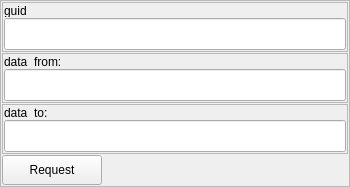
                <widget class="QFrame" name="frame_119">
                 <property name="minimumSize">
                  <size>
                   <width>350</width>
                   <height>0</height>
                  </size>
                 </property>
                 <property name="maximumSize">
                  <size>
                   <width>350</width>
                   <height>16777215</height>
                  </size>
                 </property>
                 <property name="frameShape">
                  <enum>QFrame::StyledPanel</enum>
                 </property>
                 <property name="frameShadow">
                  <enum>QFrame::Raised</enum>
                 </property>
                 <layout class="QVBoxLayout" name="verticalLayout_86">
                  <property name="spacing">
                   <number>1</number>
                  </property>
                  <property name="leftMargin">
                   <number>1</number>
                  </property>
                  <property name="topMargin">
                   <number>1</number>
                  </property>
                  <property name="rightMargin">
                   <number>1</number>
                  </property>
                  <property name="bottomMargin">
                   <number>1</number>
                  </property>
                  <item>
                   <widget class="QFrame" name="frame_120">
                    <property name="minimumSize">
                     <size>
                      <width>0</width>
                      <height>50</height>
                     </size>
                    </property>
                    <property name="maximumSize">
                     <size>
                      <width>16777215</width>
                      <height>50</height>
                     </size>
                    </property>
                    <property name="frameShape">
                     <enum>QFrame::StyledPanel</enum>
                    </property>
                    <property name="frameShadow">
                     <enum>QFrame::Raised</enum>
                    </property>
                    <layout class="QVBoxLayout" name="verticalLayout_88">
                     <property name="spacing">
                      <number>1</number>
                     </property>
                     <property name="leftMargin">
                      <number>1</number>
                     </property>
                     <property name="topMargin">
                      <number>1</number>
                     </property>
                     <property name="rightMargin">
                      <number>1</number>
                     </property>
                     <property name="bottomMargin">
                      <number>1</number>
                     </property>
                     <item>
                      <widget class="QLabel" name="label_65">
                       <property name="minimumSize">
                        <size>
                         <width>0</width>
                         <height>13</height>
                        </size>
                       </property>
                       <property name="maximumSize">
                        <size>
                         <width>16777215</width>
                         <height>13</height>
                        </size>
                       </property>
                       <property name="text">
                        <string>guid</string>
                       </property>
                      </widget>
                     </item>
                     <item>
                      <widget class="QLineEdit" name="guid_RequestCompanyTransaction">
                       <property name="minimumSize">
                        <size>
                         <width>0</width>
                         <height>32</height>
                        </size>
                       </property>
                      </widget>
                     </item>
                    </layout>
                   </widget>
                  </item>
                  <item>
                   <widget class="QFrame" name="frame_121">
                    <property name="minimumSize">
                     <size>
                      <width>0</width>
                      <height>50</height>
                     </size>
                    </property>
                    <property name="maximumSize">
                     <size>
                      <width>16777215</width>
                      <height>50</height>
                     </size>
                    </property>
                    <property name="frameShape">
                     <enum>QFrame::StyledPanel</enum>
                    </property>
                    <property name="frameShadow">
                     <enum>QFrame::Raised</enum>
                    </property>
                    <layout class="QVBoxLayout" name="verticalLayout_89">
                     <property name="spacing">
                      <number>1</number>
                     </property>
                     <property name="leftMargin">
                      <number>1</number>
                     </property>
                     <property name="topMargin">
                      <number>1</number>
                     </property>
                     <property name="rightMargin">
                      <number>1</number>
                     </property>
                     <property name="bottomMargin">
                      <number>1</number>
                     </property>
                     <item>
                      <widget class="QLabel" name="label_68">
                       <property name="minimumSize">
                        <size>
                         <width>0</width>
                         <height>13</height>
                        </size>
                       </property>
                       <property name="maximumSize">
                        <size>
                         <width>16777215</width>
                         <height>13</height>
                        </size>
                       </property>
                       <property name="text">
                        <string>data_from:</string>
                       </property>
                      </widget>
                     </item>
                     <item>
                      <widget class="QLineEdit" name="data_from_RequestCompanyTransaction">
                       <property name="minimumSize">
                        <size>
                         <width>0</width>
                         <height>32</height>
                        </size>
                       </property>
                      </widget>
                     </item>
                    </layout>
                   </widget>
                  </item>
                  <item>
                   <widget class="QFrame" name="frame_124">
                    <property name="minimumSize">
                     <size>
                      <width>0</width>
                      <height>50</height>
                     </size>
                    </property>
                    <property name="maximumSize">
                     <size>
                      <width>16777215</width>
                      <height>50</height>
                     </size>
                    </property>
                    <property name="frameShape">
                     <enum>QFrame::StyledPanel</enum>
                    </property>
                    <property name="frameShadow">
                     <enum>QFrame::Raised</enum>
                    </property>
                    <layout class="QVBoxLayout" name="verticalLayout_92">
                     <property name="spacing">
                      <number>1</number>
                     </property>
                     <property name="leftMargin">
                      <number>1</number>
                     </property>
                     <property name="topMargin">
                      <number>1</number>
                     </property>
                     <property name="rightMargin">
                      <number>1</number>
                     </property>
                     <property name="bottomMargin">
                      <number>1</number>
                     </property>
                     <item>
                      <widget class="QLabel" name="label_70">
                       <property name="minimumSize">
                        <size>
                         <width>0</width>
                         <height>13</height>
                        </size>
                       </property>
                       <property name="maximumSize">
                        <size>
                         <width>16777215</width>
                         <height>13</height>
                        </size>
                       </property>
                       <property name="text">
                        <string>data_to:</string>
                       </property>
                      </widget>
                     </item>
                     <item>
                      <widget class="QLineEdit" name="data_to_RequestCompanyTransaction">
                       <property name="minimumSize">
                        <size>
                         <width>0</width>
                         <height>32</height>
                        </size>
                       </property>
                      </widget>
                     </item>
                    </layout>
                   </widget>
                  </item>
                  <item>
                   <widget class="QPushButton" name="bt_RequestCompanyTransaction">
                    <property name="minimumSize">
                     <size>
                      <width>100</width>
                      <height>30</height>
                     </size>
                    </property>
                    <property name="maximumSize">
                     <size>
                      <width>100</width>
                      <height>30</height>
                     </size>
                    </property>
                    <property name="text">
                     <string>Request</string>
                    </property>
                   </widget>
                  </item>
                 </layout>
                </widget>
